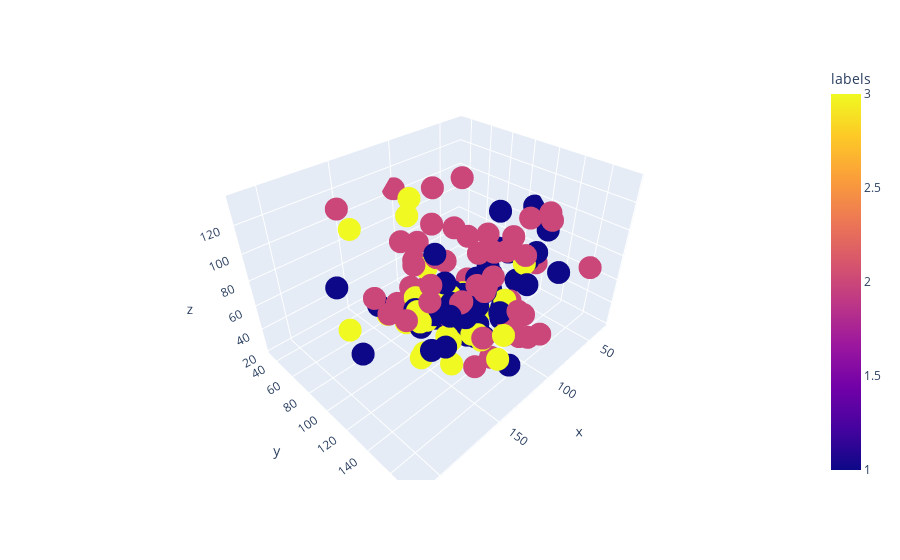

The notebook cell saved with this chart:
### Code cell
import plotly.express as px
df = pd.DataFrame(
    {
        "x": centers_reshaped[:, 0],
        "y": centers_reshaped[:, 1],
        "z": centers_reshaped[:, 2],
        "labels":labels_reshaped[:, 0]
    }
)
fig = px.scatter_3d(df, x='x', y='y', z='z',
              color='labels')
fig.show()
# fig.write_html("locations_distribuition.html")
# plot_3d_density(centers, labels)

### Figure 1 — Plotly figure (JSON) as saved in the notebook; plotly's stock layout.template omitted (floating-point values rounded to 4 significant figures; data arrays with more than 128 entries replaced by an {"elided": "..."} marker saying what was removed)
{"data": [{"hovertemplate": "x=%{x}<br>y=%{y}<br>z=%{z}<br>labels=%{marker.color}<extra></extra>", "legendgroup": "", "marker": {"color": {"elided": "144 int values"}, "coloraxis": "coloraxis", "symbol": "circle"}, "mode": "markers", "name": "", "scene": "scene", "showlegend": false, "x": {"elided": "144 float values"}, "y": {"elided": "144 float values"}, "z": {"elided": "144 float values"}, "type": "scatter3d"}], "layout": {"scene": {"domain": {"x": [0.0, 1.0], "y": [0.0, 1.0]}, "xaxis": {"title": {"text": "x"}}, "yaxis": {"title": {"text": "y"}}, "zaxis": {"title": {"text": "z"}}}, "coloraxis": {"colorbar": {"title": {"text": "labels"}}, "colorscale": [[0.0, "#0d0887"], [0.1111, "#46039f"], [0.2222, "#7201a8"], [0.3333, "#9c179e"], [0.4444, "#bd3786"], [0.5556, "#d8576b"], [0.6667, "#ed7953"], [0.7778, "#fb9f3a"], [0.8889, "#fdca26"], [1.0, "#f0f921"]]}, "legend": {"tracegroupgap": 0}, "margin": {"t": 60}}}
